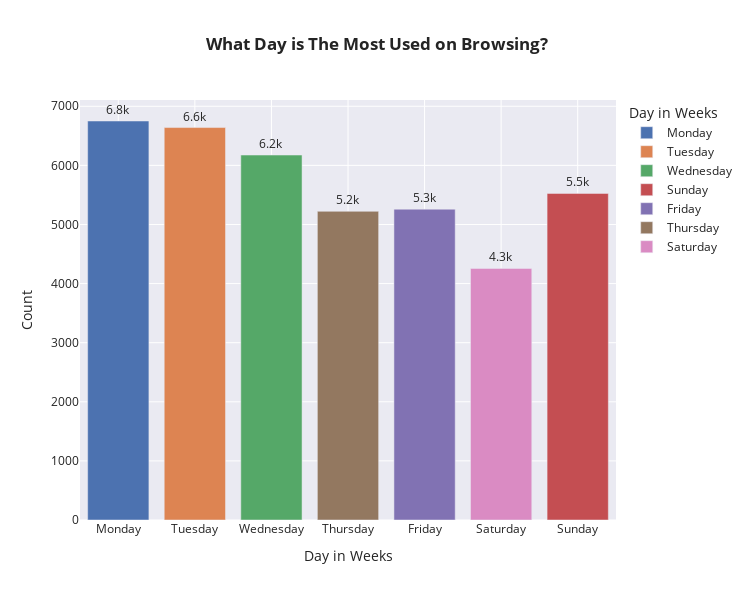

Notebook source saved alongside this figure:
### Code cell
#What day is the most used on browsing
df_day_count = browser_history['day'].value_counts()

fig = px.bar(df_day_count, x=df_day_count.index,y=df_day_count.values,
        color=df_day_count.index, labels= {'index':'Day in Weeks', 'y' : 'Count'},
        template='seaborn',title='<b> What Day is The Most Used on Browsing?',width=750, height=600, 
        text_auto='.2s')

fig.update_traces(textposition='outside', cliponaxis=False)
fig.update_layout(xaxis={'categoryarray':['Monday', 'Tuesday', 'Wednesday', 'Thursday', 'Friday', 'Saturday', 'Sunday']})

iplot(fig)

### Figure 1 — Plotly figure (JSON) as saved in the notebook; plotly's stock layout.template omitted (floating-point values rounded to 4 significant figures)
{"data": [{"alignmentgroup": "True", "cliponaxis": false, "hovertemplate": "Day in Weeks=%{x}<br>Count=%{y}<extra></extra>", "legendgroup": "Monday", "marker": {"color": "rgb(76,114,176)", "pattern": {"shape": ""}}, "name": "Monday", "offsetgroup": "Monday", "orientation": "v", "showlegend": true, "textposition": "outside", "texttemplate": "%{y:.2s}", "type": "bar", "x": ["Monday"], "xaxis": "x", "y": [6751], "yaxis": "y"}, {"alignmentgroup": "True", "cliponaxis": false, "hovertemplate": "Day in Weeks=%{x}<br>Count=%{y}<extra></extra>", "legendgroup": "Tuesday", "marker": {"color": "rgb(221,132,82)", "pattern": {"shape": ""}}, "name": "Tuesday", "offsetgroup": "Tuesday", "orientation": "v", "showlegend": true, "textposition": "outside", "texttemplate": "%{y:.2s}", "type": "bar", "x": ["Tuesday"], "xaxis": "x", "y": [6640], "yaxis": "y"}, {"alignmentgroup": "True", "cliponaxis": false, "hovertemplate": "Day in Weeks=%{x}<br>Count=%{y}<extra></extra>", "legendgroup": "Wednesday", "marker": {"color": "rgb(85,168,104)", "pattern": {"shape": ""}}, "name": "Wednesday", "offsetgroup": "Wednesday", "orientation": "v", "showlegend": true, "textposition": "outside", "texttemplate": "%{y:.2s}", "type": "bar", "x": ["Wednesday"], "xaxis": "x", "y": [6175], "yaxis": "y"}, {"alignmentgroup": "True", "cliponaxis": false, "hovertemplate": "Day in Weeks=%{x}<br>Count=%{y}<extra></extra>", "legendgroup": "Sunday", "marker": {"color": "rgb(196,78,82)", "pattern": {"shape": ""}}, "name": "Sunday", "offsetgroup": "Sunday", "orientation": "v", "showlegend": true, "textposition": "outside", "texttemplate": "%{y:.2s}", "type": "bar", "x": ["Sunday"], "xaxis": "x", "y": [5526], "yaxis": "y"}, {"alignmentgroup": "True", "cliponaxis": false, "hovertemplate": "Day in Weeks=%{x}<br>Count=%{y}<extra></extra>", "legendgroup": "Friday", "marker": {"color": "rgb(129,114,179)", "pattern": {"shape": ""}}, "name": "Friday", "offsetgroup": "Friday", "orientation": "v", "showlegend": true, "textposition": "outside", "texttemplate": "%{y:.2s}", "type": "bar", "x": ["Friday"], "xaxis": "x", "y": [5259], "yaxis": "y"}, {"alignmentgroup": "True", "cliponaxis": false, "hovertemplate": "Day in Weeks=%{x}<br>Count=%{y}<extra></extra>", "legendgroup": "Thursday", "marker": {"color": "rgb(147,120,96)", "pattern": {"shape": ""}}, "name": "Thursday", "offsetgroup": "Thursday", "orientation": "v", "showlegend": true, "textposition": "outside", "texttemplate": "%{y:.2s}", "type": "bar", "x": ["Thursday"], "xaxis": "x", "y": [5223], "yaxis": "y"}, {"alignmentgroup": "True", "cliponaxis": false, "hovertemplate": "Day in Weeks=%{x}<br>Count=%{y}<extra></extra>", "legendgroup": "Saturday", "marker": {"color": "rgb(218,139,195)", "pattern": {"shape": ""}}, "name": "Saturday", "offsetgroup": "Saturday", "orientation": "v", "showlegend": true, "textposition": "outside", "texttemplate": "%{y:.2s}", "type": "bar", "x": ["Saturday"], "xaxis": "x", "y": [4257], "yaxis": "y"}], "layout": {"barmode": "relative", "height": 600, "legend": {"title": {"text": "Day in Weeks"}, "tracegroupgap": 0}, "title": {"text": "<b> What Day is The Most Used on Browsing?"}, "width": 750, "xaxis": {"anchor": "y", "categoryarray": ["Monday", "Tuesday", "Wednesday", "Thursday", "Friday", "Saturday", "Sunday"], "categoryorder": "array", "domain": [0, 1], "title": {"text": "Day in Weeks"}}, "yaxis": {"anchor": "x", "domain": [0, 1], "title": {"text": "Count"}}}}
